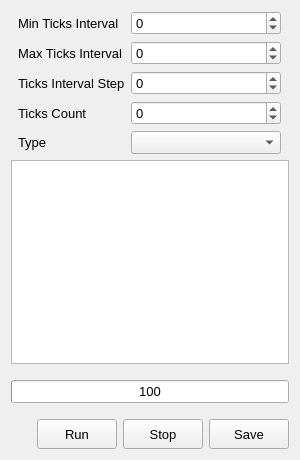
<?xml version="1.0" encoding="UTF-8"?>
<ui version="4.0">
 <class>MainWindow</class>
 <widget class="QMainWindow" name="MainWindow">
  <property name="geometry">
   <rect>
    <x>0</x>
    <y>0</y>
    <width>300</width>
    <height>460</height>
   </rect>
  </property>
  <property name="minimumSize">
   <size>
    <width>300</width>
    <height>460</height>
   </size>
  </property>
  <property name="maximumSize">
   <size>
    <width>16777215</width>
    <height>16777215</height>
   </size>
  </property>
  <property name="windowTitle">
   <string>MainWindow</string>
  </property>
  <widget class="QWidget" name="centralWidget">
   <layout class="QGridLayout" name="gridLayout_2">
    <item row="0" column="0">
     <spacer name="horizontalSpacer_3">
      <property name="orientation">
       <enum>Qt::Horizontal</enum>
      </property>
      <property name="sizeHint" stdset="0">
       <size>
        <width>29</width>
        <height>20</height>
       </size>
      </property>
     </spacer>
    </item>
    <item row="0" column="1">
     <layout class="QGridLayout" name="gridLayout">
      <item row="4" column="0">
       <widget class="QLabel" name="label_11">
        <property name="sizePolicy">
         <sizepolicy hsizetype="Preferred" vsizetype="Preferred">
          <horstretch>0</horstretch>
          <verstretch>0</verstretch>
         </sizepolicy>
        </property>
        <property name="minimumSize">
         <size>
          <width>107</width>
          <height>0</height>
         </size>
        </property>
        <property name="font">
         <font>
          <pointsize>10</pointsize>
         </font>
        </property>
        <property name="text">
         <string>Ticks Interval Step</string>
        </property>
       </widget>
      </item>
      <item row="5" column="0">
       <widget class="QLabel" name="label_8">
        <property name="sizePolicy">
         <sizepolicy hsizetype="Preferred" vsizetype="Preferred">
          <horstretch>0</horstretch>
          <verstretch>0</verstretch>
         </sizepolicy>
        </property>
        <property name="minimumSize">
         <size>
          <width>107</width>
          <height>0</height>
         </size>
        </property>
        <property name="font">
         <font>
          <pointsize>10</pointsize>
         </font>
        </property>
        <property name="text">
         <string>Ticks Count</string>
        </property>
       </widget>
      </item>
      <item row="2" column="1">
       <widget class="QSpinBox" name="spinBox_minTicksInterval">
        <property name="sizePolicy">
         <sizepolicy hsizetype="Fixed" vsizetype="Fixed">
          <horstretch>0</horstretch>
          <verstretch>0</verstretch>
         </sizepolicy>
        </property>
        <property name="minimumSize">
         <size>
          <width>150</width>
          <height>0</height>
         </size>
        </property>
        <property name="maximumSize">
         <size>
          <width>16777215</width>
          <height>200</height>
         </size>
        </property>
        <property name="font">
         <font>
          <pointsize>10</pointsize>
         </font>
        </property>
        <property name="minimum">
         <number>-2147483647</number>
        </property>
        <property name="maximum">
         <number>2147483647</number>
        </property>
       </widget>
      </item>
      <item row="4" column="1">
       <widget class="QSpinBox" name="spinBox_ticksIntervalStep">
        <property name="sizePolicy">
         <sizepolicy hsizetype="Fixed" vsizetype="Fixed">
          <horstretch>0</horstretch>
          <verstretch>0</verstretch>
         </sizepolicy>
        </property>
        <property name="minimumSize">
         <size>
          <width>150</width>
          <height>0</height>
         </size>
        </property>
        <property name="maximumSize">
         <size>
          <width>16777215</width>
          <height>200</height>
         </size>
        </property>
        <property name="font">
         <font>
          <pointsize>10</pointsize>
         </font>
        </property>
        <property name="minimum">
         <number>-2147483647</number>
        </property>
        <property name="maximum">
         <number>2147483647</number>
        </property>
       </widget>
      </item>
      <item row="2" column="0">
       <widget class="QLabel" name="label">
        <property name="sizePolicy">
         <sizepolicy hsizetype="Preferred" vsizetype="Preferred">
          <horstretch>0</horstretch>
          <verstretch>0</verstretch>
         </sizepolicy>
        </property>
        <property name="minimumSize">
         <size>
          <width>107</width>
          <height>0</height>
         </size>
        </property>
        <property name="font">
         <font>
          <pointsize>10</pointsize>
         </font>
        </property>
        <property name="text">
         <string>Min Ticks Interval</string>
        </property>
       </widget>
      </item>
      <item row="3" column="1">
       <widget class="QSpinBox" name="spinBox_maxTicksInterval">
        <property name="sizePolicy">
         <sizepolicy hsizetype="Fixed" vsizetype="Fixed">
          <horstretch>0</horstretch>
          <verstretch>0</verstretch>
         </sizepolicy>
        </property>
        <property name="minimumSize">
         <size>
          <width>150</width>
          <height>0</height>
         </size>
        </property>
        <property name="maximumSize">
         <size>
          <width>16777215</width>
          <height>200</height>
         </size>
        </property>
        <property name="font">
         <font>
          <pointsize>10</pointsize>
         </font>
        </property>
        <property name="minimum">
         <number>-2147483647</number>
        </property>
        <property name="maximum">
         <number>2147483647</number>
        </property>
       </widget>
      </item>
      <item row="3" column="0">
       <widget class="QLabel" name="label_4">
        <property name="sizePolicy">
         <sizepolicy hsizetype="Preferred" vsizetype="Preferred">
          <horstretch>0</horstretch>
          <verstretch>0</verstretch>
         </sizepolicy>
        </property>
        <property name="minimumSize">
         <size>
          <width>107</width>
          <height>0</height>
         </size>
        </property>
        <property name="font">
         <font>
          <pointsize>10</pointsize>
         </font>
        </property>
        <property name="text">
         <string>Max Ticks Interval</string>
        </property>
       </widget>
      </item>
      <item row="6" column="1">
       <widget class="QComboBox" name="comboBox_type">
        <property name="sizePolicy">
         <sizepolicy hsizetype="Fixed" vsizetype="Fixed">
          <horstretch>0</horstretch>
          <verstretch>0</verstretch>
         </sizepolicy>
        </property>
        <property name="minimumSize">
         <size>
          <width>150</width>
          <height>0</height>
         </size>
        </property>
        <property name="maximumSize">
         <size>
          <width>16777215</width>
          <height>200</height>
         </size>
        </property>
        <property name="font">
         <font>
          <pointsize>10</pointsize>
         </font>
        </property>
       </widget>
      </item>
      <item row="5" column="1">
       <widget class="QSpinBox" name="spinBox_ticksCount">
        <property name="sizePolicy">
         <sizepolicy hsizetype="Fixed" vsizetype="Fixed">
          <horstretch>0</horstretch>
          <verstretch>0</verstretch>
         </sizepolicy>
        </property>
        <property name="minimumSize">
         <size>
          <width>150</width>
          <height>0</height>
         </size>
        </property>
        <property name="maximumSize">
         <size>
          <width>16777215</width>
          <height>200</height>
         </size>
        </property>
        <property name="font">
         <font>
          <pointsize>10</pointsize>
         </font>
        </property>
        <property name="minimum">
         <number>-2147483647</number>
        </property>
        <property name="maximum">
         <number>2147483647</number>
        </property>
       </widget>
      </item>
      <item row="6" column="0">
       <widget class="QLabel" name="label_12">
        <property name="sizePolicy">
         <sizepolicy hsizetype="Preferred" vsizetype="Preferred">
          <horstretch>0</horstretch>
          <verstretch>0</verstretch>
         </sizepolicy>
        </property>
        <property name="minimumSize">
         <size>
          <width>107</width>
          <height>22</height>
         </size>
        </property>
        <property name="font">
         <font>
          <pointsize>10</pointsize>
         </font>
        </property>
        <property name="text">
         <string>Type</string>
        </property>
       </widget>
      </item>
     </layout>
    </item>
    <item row="0" column="2">
     <spacer name="horizontalSpacer_2">
      <property name="orientation">
       <enum>Qt::Horizontal</enum>
      </property>
      <property name="sizeHint" stdset="0">
       <size>
        <width>30</width>
        <height>20</height>
       </size>
      </property>
     </spacer>
    </item>
    <item row="1" column="0" colspan="3">
     <widget class="QTextBrowser" name="textBrowser"/>
    </item>
    <item row="2" column="1">
     <spacer name="verticalSpacer">
      <property name="orientation">
       <enum>Qt::Vertical</enum>
      </property>
      <property name="sizeType">
       <enum>QSizePolicy::Fixed</enum>
      </property>
      <property name="sizeHint" stdset="0">
       <size>
        <width>20</width>
        <height>10</height>
       </size>
      </property>
     </spacer>
    </item>
    <item row="3" column="0" colspan="3">
     <widget class="QProgressBar" name="progressBar">
      <property name="font">
       <font>
        <pointsize>10</pointsize>
       </font>
      </property>
      <property name="value">
       <number>0</number>
      </property>
      <property name="alignment">
       <set>Qt::AlignCenter</set>
      </property>
      <property name="format">
       <string>%m</string>
      </property>
     </widget>
    </item>
    <item row="4" column="1">
     <spacer name="verticalSpacer_2">
      <property name="orientation">
       <enum>Qt::Vertical</enum>
      </property>
      <property name="sizeType">
       <enum>QSizePolicy::Fixed</enum>
      </property>
      <property name="sizeHint" stdset="0">
       <size>
        <width>20</width>
        <height>10</height>
       </size>
      </property>
     </spacer>
    </item>
    <item row="5" column="0" colspan="3">
     <layout class="QHBoxLayout" name="horizontalLayout_2">
      <item>
       <spacer name="horizontalSpacer">
        <property name="orientation">
         <enum>Qt::Horizontal</enum>
        </property>
        <property name="sizeHint" stdset="0">
         <size>
          <width>40</width>
          <height>20</height>
         </size>
        </property>
       </spacer>
      </item>
      <item>
       <widget class="QPushButton" name="pushButton_run">
        <property name="minimumSize">
         <size>
          <width>80</width>
          <height>30</height>
         </size>
        </property>
        <property name="font">
         <font>
          <pointsize>10</pointsize>
         </font>
        </property>
        <property name="text">
         <string>Run</string>
        </property>
       </widget>
      </item>
      <item>
       <widget class="QPushButton" name="pushButton_stop">
        <property name="minimumSize">
         <size>
          <width>80</width>
          <height>30</height>
         </size>
        </property>
        <property name="font">
         <font>
          <pointsize>10</pointsize>
         </font>
        </property>
        <property name="text">
         <string>Stop</string>
        </property>
       </widget>
      </item>
      <item>
       <widget class="QPushButton" name="pushButton_save">
        <property name="minimumSize">
         <size>
          <width>80</width>
          <height>30</height>
         </size>
        </property>
        <property name="font">
         <font>
          <pointsize>10</pointsize>
         </font>
        </property>
        <property name="text">
         <string>Save</string>
        </property>
       </widget>
      </item>
     </layout>
    </item>
   </layout>
  </widget>
 </widget>
 <layoutdefault spacing="6" margin="11"/>
 <resources/>
 <connections/>
</ui>
